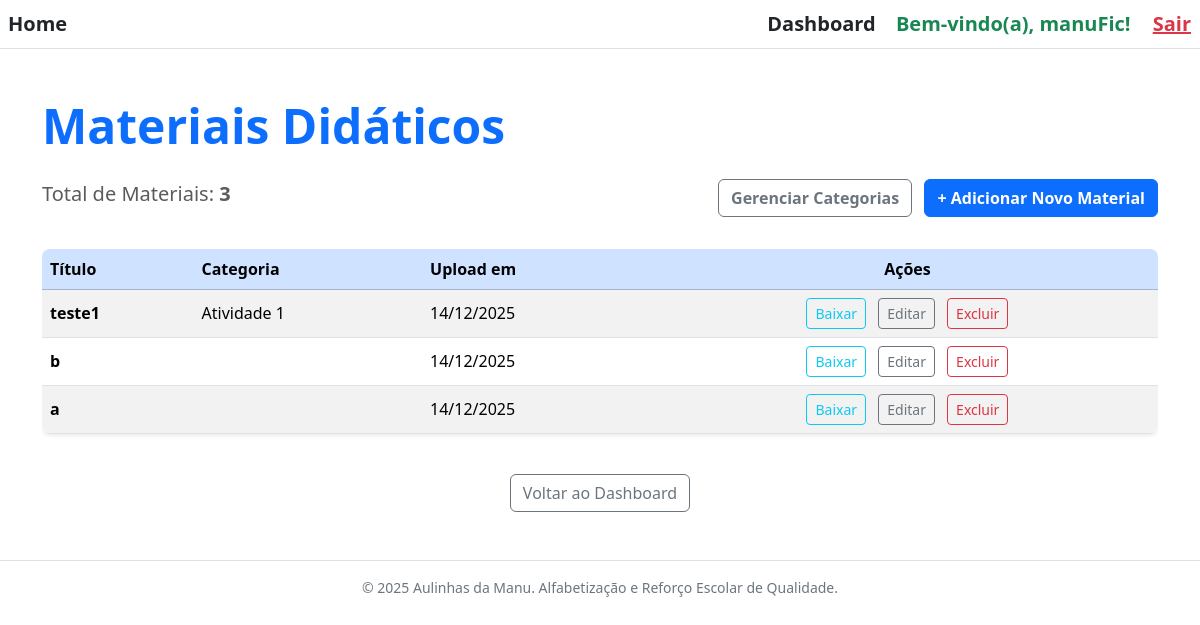
/materiais/ (signed in), run on the app's committed database.
### materiais/models.py (models this page shows, shortened)
class Material(models.Model):
    ID_Material = models.AutoField(primary_key=True)
    Titulo = models.CharField(max_length=150)
    Descricao = models.TextField(blank=True)
    Arquivo = models.FileField(upload_to='materiais_didaticos/')
    professor = models.ForeignKey(
        settings.AUTH_USER_MODEL,
        on_delete=models.CASCADE,
        related_name='materiais_didaticos'
    )
    data_upload = models.DateTimeField(auto_now_add=True)
    categoria = models.ForeignKey(
        Categoria,
        on_delete=models.SET_NULL, # 👈 ALTERADO: Mudar para SET_NULL
        related_name='materiais_classificados',
        null=True, # 👈 NOVO: Permite valor NULL no banco de dados
        blank=True # 👈 NOVO: Permite que seja vazio no formulário
    )

class Categoria(models.Model):
    ID_Categoria = models.AutoField(primary_key=True)
    Nome = models.CharField(max_length=50, unique=True)

### materiais/views.py (the view)
# urls.py: path('', MaterialListView.as_view(), name='lista_materiais'),
class MaterialListView(LoginRequiredMixin, ListView):
    model = Material
    context_object_name = 'materiais'
    template_name = 'materiais/material_lista.html'
    def get_queryset(self):
        return Material.objects.filter(professor=self.request.user).order_by('-data_upload', 'Titulo')

### materiais/templates/materiais/material_lista.html (shortened to what this page needs)
{% extends 'base.html' %}
{% load static %}
{% block content %}
<div class="container my-5">
    <h1 class="display-5 fw-bold text-primary mb-4">
        Materiais Didáticos
    </h1>
    <div class="d-flex justify-content-between mb-4">
        <p class="lead text-muted">Total de Materiais: <span class="fw-bold">{{ materiais.count }}</span></p>
        <div>
            <a href="{% url 'materiais:lista_categorias' %}" class="btn btn-outline-secondary me-2 fw-bold">
                 Gerenciar Categorias
            </a>
            <a href="{% url 'materiais:criar_material' %}" class="btn btn-primary fw-bold">
                + Adicionar Novo Material
            </a>
        </div>
    </div>
    {% if materiais %}
        <div class="table-responsive">
            <table class="table table-striped table-hover align-middle shadow-sm rounded-3 overflow-hidden">
                <thead class="table-primary">
                    <tr>
                        <th scope="col">Título</th>
                        <th scope="col">Categoria</th>
                        <th scope="col">Upload em</th>
                        <th scope="col" class="text-center">Ações</th>
                    </tr>
                </thead>
                <tbody>
                    {% for material in materiais %}
                    <tr>
                        <td class="fw-bold">{{ material.Titulo }}</td>
                        <td>{{ material.categoria.Nome }}</td>
                        <td>{{ material.data_upload|date:"d/m/Y" }}</td>
                        <td class="text-center">
                            {% if material.Arquivo %}
                                <a href="{{ material.Arquivo.url }}" target="_blank" class="btn btn-sm btn-outline-info me-2" title="Baixar Arquivo">
                                     Baixar
                                </a>
                            {% endif %}
                            <a href="{% url 'materiais:editar_material' pk=material.pk %}" class="btn btn-sm btn-outline-secondary me-2" title="Editar Material">
                                Editar
                            </a>
                            <a href="{% url 'materiais:deletar_material' pk=material.pk %}" class="btn btn-sm btn-outline-danger" title="Excluir Material" onclick="return confirm('Tem certeza que deseja excluir este material? Esta ação não pode ser desfeita.');">
                                Excluir
                            </a>
                        </td>
                    </tr>
                    {% endfor %}
                </tbody>
            </table>
        </div>
    {% else %}
        <div class="alert alert-info text-center mt-5" role="alert">
            Você ainda não tem materiais cadastrados. <a href="{% url 'materiais:criar_material' %}" class="alert-link fw-bold">Clique aqui para adicionar seu primeiro material!</a>
        </div>
    {% endif %}
    <div class="mt-4 text-center">
        <a href="{% url 'principal:dashboard' %}" class="btn btn-outline-secondary">Voltar ao Dashboard</a>
    </div>
</div>
{% endblock %}

### templates/base.html (shortened to what this page needs)
<!DOCTYPE html>
<html lang="pt-br">
<head>
    <link href="https://cdn.jsdelivr.net/npm/bootstrap@5.3.3/dist/css/bootstrap.min.css" rel="stylesheet">
    <link rel="stylesheet" href="https://cdnjs.cloudflare.com/ajax/libs/font-awesome/6.5.2/css/all.min.css">
</head>
<body>
    <header>
        <nav class="p-2 border-bottom d-flex justify-content-between align-items-center">
            <div>
                <a href="{% url 'principal:home' %}" class="text-decoration-none fw-bold fs-5 me-3 text-dark">Home</a>
            </div>
            <div>
                {% if user.is_authenticated %}
                    <a href="{% url 'principal:dashboard' %}" class="text-decoration-none fw-bold fs-5 me-3 text-dark">Dashboard</a>
                    <span class="fw-bold fs-5 me-3 text-success">
                        Bem-vindo(a), {{ user.username }}!
                    </span>
                    <form action="{% url 'logout' %}" method="post" style="display: inline;">
                        <button type="submit" class="btn btn-link text-danger small p-0 align-baseline fw-bold fs-5 d-inline-block">
                            Sair
                        </button>
                    </form>
                    {% endif %}
            </div>
        </nav>
    </header>
    <main>
        {% block content %}
        {% endblock %}
    </main>
    <footer class="mt-5 pt-3 text-center text-secondary small border-top">
        © 2025 Aulinhas da Manu. Alfabetização e Reforço Escolar de Qualidade.
    </footer>
</body>
</html>

### data on the page
Material: Titulo "teste1", categoria.Nome "Atividade 1", data_upload "14/12/2025"
Material: Titulo "b", data_upload "14/12/2025"
Material: Titulo "a", data_upload "14/12/2025"

### other printed values
{{ user.username }} "manuFic"
{{ materiais.count }} "3"
